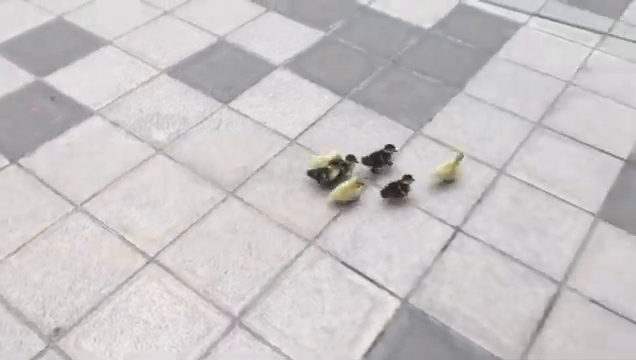
#> input picture frame 208 of video_original.mp4, 636 x 360 px
$ python canny_test.py
#> lines starting #> are read from the running program, lines starting #| are printed output that depends on the picture
import cv2

# ------------------------------------------------------------------
# Usamos el video ya descargado con yt-dlp
video_path = "video_original.mp4"

# ------------------------------------------------------------------
# 1. Abrir el video
cap = cv2.VideoCapture(video_path)
if not cap.isOpened():
    print(f"Error: no se pudo abrir '{video_path}'")
    exit()

# ------------------------------------------------------------------
# 2. Preparar VideoWriter
width  = int(cap.get(cv2.CAP_PROP_FRAME_WIDTH))
height = int(cap.get(cv2.CAP_PROP_FRAME_HEIGHT))
fps    = cap.get(cv2.CAP_PROP_FPS) or 30.0

fourcc = cv2.VideoWriter_fourcc(*"XVID")
out = cv2.VideoWriter("video_canny.avi", fourcc, fps, (width, height))

# ------------------------------------------------------------------
# 3. Procesamiento frame a frame
while True:
    ret, frame = cap.read()
#> frame is the input picture: shape (360, 636, 3); mean B, G, R 198.7, 197.4, 201
    if not ret:
        break  # fin del video

    gris   = cv2.cvtColor(frame, cv2.COLOR_BGR2GRAY)
    blur   = cv2.GaussianBlur(gris, (5, 5), 0)
    edges  = cv2.Canny(blur, 50, 150)
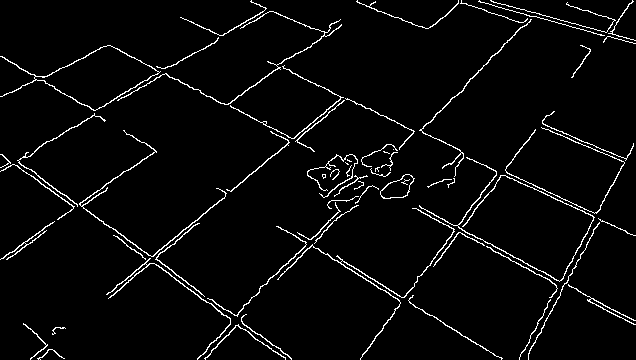
#> edges: shape (360, 636); 3.8% white in thin lines or dots
    edges_bgr = cv2.cvtColor(edges, cv2.COLOR_GRAY2BGR)
#> edges_bgr: shape (360, 636, 3); 3.8% white in thin lines or dots

    cv2.imshow("Canny Video", edges)
    out.write(edges_bgr)

    if cv2.waitKey(1) & 0xFF == ord('q'):
#> (key q is pressed here)
        break

# ------------------------------------------------------------------
# 4. Liberar recursos
cap.release()
out.release()
cv2.destroyAllWindows()

print("Procesamiento completo. Video guardado como 'video_canny.avi'.")

$ run again, starting later in the video
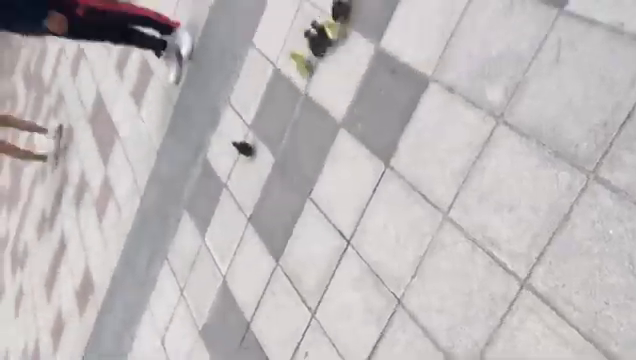
#> input picture frame 937 of video_original.mp4, 636 x 360 px
#> frame is the input picture: shape (360, 636, 3); mean B, G, R 185.7, 184.5, 189.2
#> `edges  = cv2.Canny(blur, 50, 150)`:
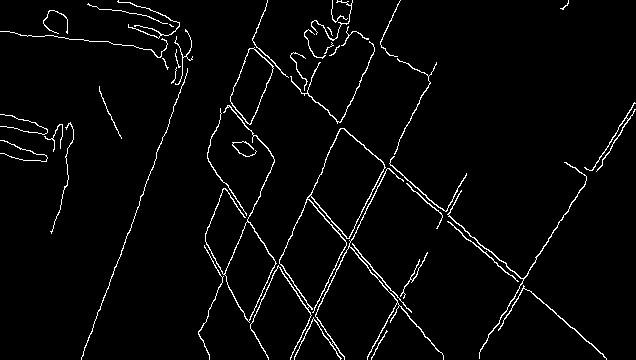
#> edges: shape (360, 636); 3.1% white in thin lines or dots
#> edges_bgr: shape (360, 636, 3); 3.1% white in thin lines or dots

$ run again, starting later in the video
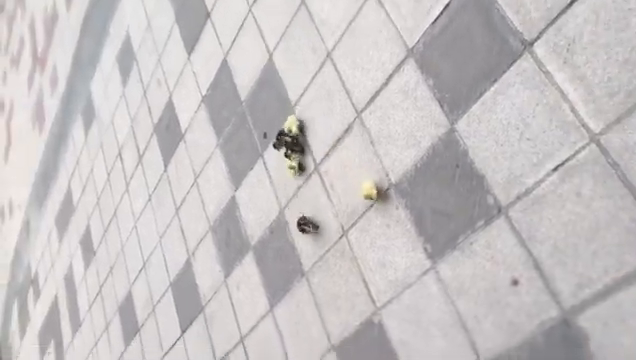
#> input picture frame 1666 of video_original.mp4, 636 x 360 px
#> frame is the input picture: shape (360, 636, 3); mean B, G, R 196.2, 195.5, 199.8
#> `edges  = cv2.Canny(blur, 50, 150)`:
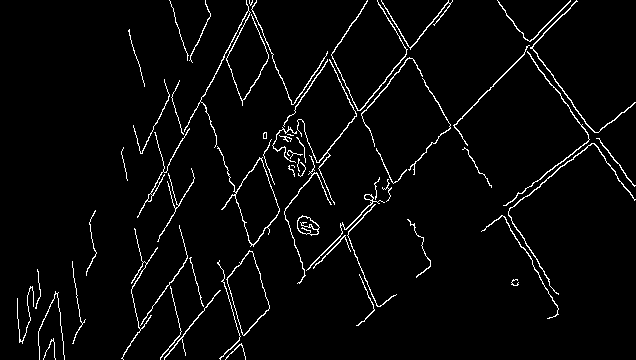
#> edges: shape (360, 636); 3.4% white in thin lines or dots
#> edges_bgr: shape (360, 636, 3); 3.4% white in thin lines or dots
